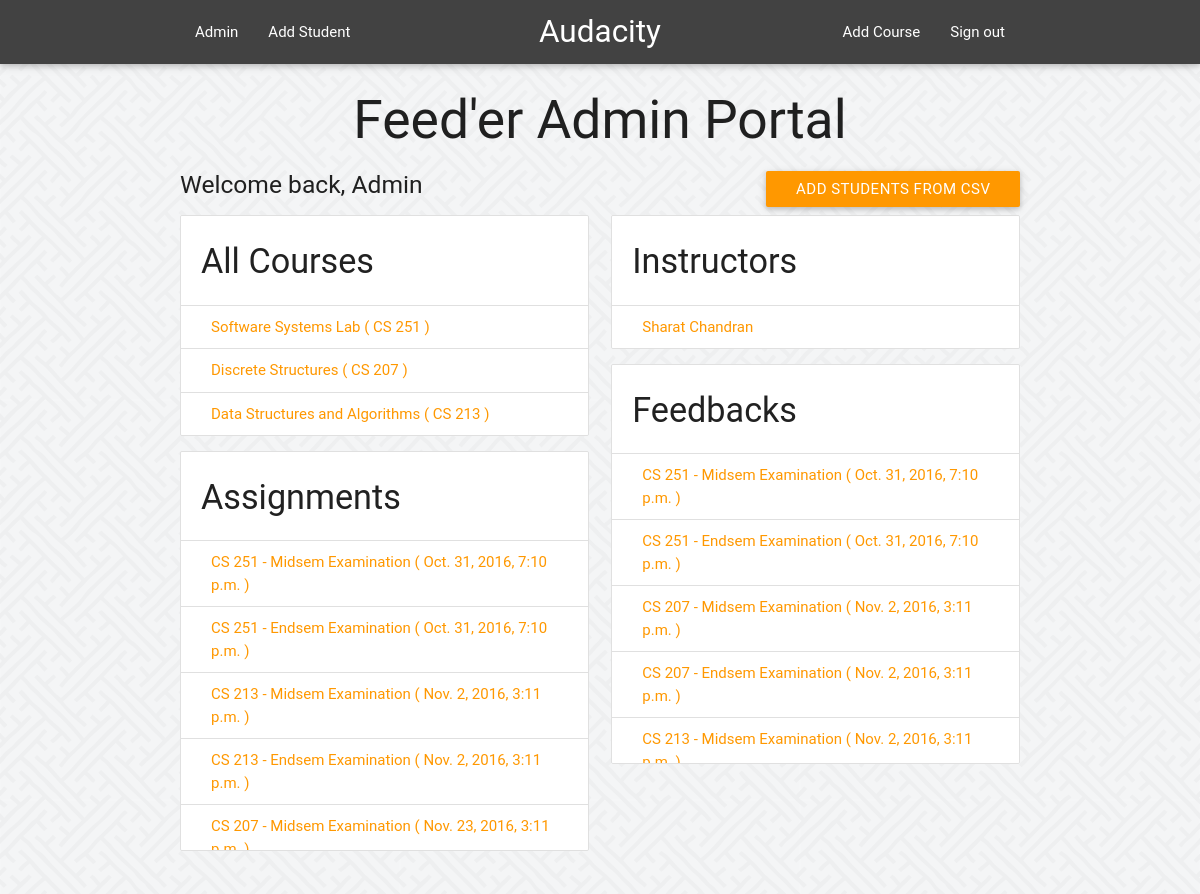
/admins/index/ (signed in), run on the app's committed database.
### feeder/models.py (models this page shows, shortened)
class Course(models.Model):
	SPRING = 'SP'
	AUTUMN = 'AU'
	SUMMER = 'SU'
	SEMESTERS = (
		(SPRING, 'Spring'),
		(AUTUMN, 'Autumn'),
		(SUMMER, 'Summer'),
		)
	course_code = models.CharField(max_length=6, unique=True)
	course_name = models.CharField(max_length=40, blank=False)
	semester = models.CharField(
		max_length=2,
		choices=SEMESTERS,
		)

class Assignment(models.Model):
	assignment_name = models.CharField(max_length=50, verbose_name = "Exam/Assignment")
	description = models.CharField(max_length=300, blank = True)
	pub_date = models.DateTimeField('date published')
	deadline = models.DateTimeField('deadline',null=False)
	course = models.ForeignKey(Course, on_delete=models.CASCADE)
	def __str__(self):
		return self.assignment_name

class Instructor(models.Model):
	course = models.ManyToManyField(Course, blank = True, default=1)
	user = models.OneToOneField(User, on_delete=models.CASCADE)

class Feedback(models.Model):
	fb_name = models.CharField(max_length=100, verbose_name='Feedback Name')
	pub_date = models.DateTimeField('date published')
	deadline = models.DateTimeField('deadline',null=False, blank=False)
	course = models.ForeignKey(Course, on_delete=models.CASCADE)
	class Meta:
		verbose_name = "Feedback"
		verbose_name_plural = "Feedbacks"
	def __str__(self):
		return self.fb_name

### admins/views.py (the view)
@permission_required('is_superuser', login_url='/admins/login/')
def IndexView(request):
	return render(request, "admins/index.html", {
		'user' : request.user,
		'instructors': Instructor.objects.all(),
		'courses' : Course.objects.all(),
		'assignments' : Assignment.objects.order_by('deadline'),
		'feedbacks' : Feedback.objects.order_by('deadline'),
	})

### feeder/templates/admins/index.html (shortened to what this page needs)
{% extends "admins/base_site.html" %}
{% load static %}
{% block content %}
<h2 style="text-align:center" > Feed'er Admin Portal </h1> <a href="{% url 'admins:addstudents' %}" class="btn hoverable waves-effect waves-light orange right">Add Students from CSV</a>
<h5> Welcome back, {{ user.get_full_name }} </h5>
	    <div class="row">
		    <div class="col s6" >
				<ul class="collection with-header" style="max-height: 400px; overflow: auto;">
			        <li class="collection-header"><h4>All Courses</h4></li>
			        {% for course in courses %}
			        	<a class="collection-item orange-text" href="{% url 'admins:course' course.id %}">{{ course.course_name }} ( {{ course.course_code }} )</a>
			        {% endfor %}
			    </ul>
		    	<ul class="collection with-header" style="max-height: 400px; overflow: auto;">
		            <li class="collection-header"><h4>Assignments</h4></li>
		            {% for assignment in assignments %}
		            	<a class="collection-item orange-text" href="#">{{ assignment.course.course_code }} - {{ assignment }} ( {{ assignment.deadline }} )</a>
		            {% endfor %}
		        </ul>
			</div>
			<div class="col s6">
				<ul class="collection with-header" style="max-height: 400px; overflow: auto;">
			        <li class="collection-header"><h4>Instructors</h4></li>
			        {% for instructor in instructors %}
			        	<a class="collection-item orange-text" href="{% url 'admins:instructor' instructor.id %}">{{ instructor.user.get_full_name }} </a>
			        {% endfor %}
			    </ul>
			    <ul class="collection with-header" style="max-height: 400px; overflow: auto;">
		            <li class="collection-header"><h4>Feedbacks</h4></li>
		            {% for feedback in feedbacks %}
		            	<a class="collection-item orange-text" href="#">{{ feedback.course.course_code }} - {{ feedback }} ( {{ feedback.deadline }} )</a>
		            {% endfor %}
		        </ul>
			</div>
		</div>
{% endblock %}
{% block navbar %}
    <li><a href="{% url 'admins:addcourse' %}">Add Course</a></li>
    <li><a href="{% url 'admins:logout' %}">Sign out</a></li>
{% endblock %}

### feeder/templates/admins/base_site.html (shortened to what this page needs)
{% load static %}
<!DOCTYPE html>
<html>
<head>
  <link rel="stylesheet" type="text/css" href="{% static 'feeder/materialize.css' %}">
  <link rel="stylesheet" type="text/css" href="{% static 'admins/bootstrap-material-datetimepicker.css' %}">
</head>
<body>
<header>
<div class="navbar-fixed">
<nav class="grey darken-3">
  <div class="container">
    <div class="nav-wrapper">
        <ul id="nav-mobile" class="left hide-on-med-and-down">
          <li><a href="{% url 'admins:index' %}"> {{ user.get_full_name }} </a> </li>
          <li><a href="{% url 'admins:addstudent' %}">Add Student</a> </li>
        </ul>
      <a href="{% url 'admins:index' %}" class="brand-logo center">Audacity</a>
        <ul id="nav-mobile" class="right hide-on-med-and-down">
          {% block navbar %}{% endblock %}
        </ul>
    </div>
  </div>
</nav>
</div>
</header>
<div class="container">
{% block content %}
{% endblock %}
</div>
</body>

### data on the page
Course: course_name "Software Systems Lab", course_code "CS 251"
Course: course_name "Discrete Structures", course_code "CS 207"
Course: course_name "Data Structures and Algorithms", course_code "CS 213"
Assignment: course.course_code "CS 251", assignment_name "Midsem Examination", deadline "Oct. 31, 2016, 7:10 p.m."
Assignment: course.course_code "CS 251", assignment_name "Endsem Examination", deadline "Oct. 31, 2016, 7:10 p.m."
Assignment: course.course_code "CS 213", assignment_name "Midsem Examination", deadline "Nov. 2, 2016, 3:11 p.m."
Assignment: course.course_code "CS 213", assignment_name "Endsem Examination", deadline "Nov. 2, 2016, 3:11 p.m."
Assignment: course.course_code "CS 207", assignment_name "Midsem Examination", deadline "Nov. 23, 2016, 3:11…"
Instructor: user.get_full_name "Sharat Chandran"
Feedback: course.course_code "CS 251", fb_name "Midsem Examination", deadline "Oct. 31, 2016, 7:10 p.m."
Feedback: course.course_code "CS 251", fb_name "Endsem Examination", deadline "Oct. 31, 2016, 7:10 p.m."
Feedback: course.course_code "CS 207", fb_name "Midsem Examination", deadline "Nov. 2, 2016, 3:11 p.m."
Feedback: course.course_code "CS 207", fb_name "Endsem Examination", deadline "Nov. 2, 2016, 3:11 p.m."
Feedback: course.course_code "CS 213", fb_name "Midsem Examination", deadline "Nov. 2, 2016, 3:11…"

### other printed values
{{ user.get_full_name }} "Admin"
